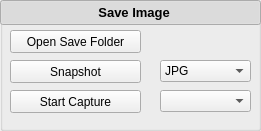
  <widget class="QGroupBox" name="grpBox_save">
   <property name="geometry">
    <rect>
     <x>10</x>
     <y>890</y>
     <width>261</width>
     <height>131</height>
    </rect>
   </property>
   <property name="title">
    <string/>
   </property>
   <widget class="QPushButton" name="head_save">
    <property name="geometry">
     <rect>
      <x>0</x>
      <y>0</y>
      <width>261</width>
      <height>25</height>
     </rect>
    </property>
    <property name="font">
     <font>
      <family>Tahoma</family>
      <pointsize>10</pointsize>
      <weight>75</weight>
      <bold>true</bold>
     </font>
    </property>
    <property name="text">
     <string>  Save Image</string>
    </property>
    <property name="checkable">
     <bool>true</bool>
    </property>
    <property name="checked">
     <bool>true</bool>
    </property>
   </widget>
   <widget class="QWidget" name="widget_save" native="true">
    <property name="geometry">
     <rect>
      <x>0</x>
      <y>20</y>
      <width>261</width>
      <height>101</height>
     </rect>
    </property>
    <widget class="QPushButton" name="btnSnapShot">
     <property name="enabled">
      <bool>true</bool>
     </property>
     <property name="geometry">
      <rect>
       <x>10</x>
       <y>40</y>
       <width>131</width>
       <height>23</height>
      </rect>
     </property>
     <property name="minimumSize">
      <size>
       <width>131</width>
       <height>23</height>
      </size>
     </property>
     <property name="maximumSize">
      <size>
       <width>131</width>
       <height>23</height>
      </size>
     </property>
     <property name="text">
      <string>Snapshot</string>
     </property>
    </widget>
    <widget class="QPushButton" name="btnStartSaveCap">
     <property name="geometry">
      <rect>
       <x>10</x>
       <y>70</y>
       <width>131</width>
       <height>23</height>
      </rect>
     </property>
     <property name="minimumSize">
      <size>
       <width>131</width>
       <height>23</height>
      </size>
     </property>
     <property name="maximumSize">
      <size>
       <width>131</width>
       <height>23</height>
      </size>
     </property>
     <property name="text">
      <string>Start Capture</string>
     </property>
    </widget>
    <widget class="QComboBox" name="comBoxSnapshotFormat">
     <property name="enabled">
      <bool>true</bool>
     </property>
     <property name="geometry">
      <rect>
       <x>160</x>
       <y>40</y>
       <width>91</width>
       <height>22</height>
      </rect>
     </property>
     <property name="minimumSize">
      <size>
       <width>91</width>
       <height>22</height>
      </size>
     </property>
     <property name="maximumSize">
      <size>
       <width>91</width>
       <height>22</height>
      </size>
     </property>
     <item>
      <property name="text">
       <string>JPG</string>
      </property>
     </item>
     <item>
      <property name="text">
       <string>PNG</string>
      </property>
     </item>
     <item>
      <property name="text">
       <string>BMP</string>
      </property>
     </item>
     <item>
      <property name="text">
       <string>TIFF</string>
      </property>
     </item>
     <item>
      <property name="text">
       <string>FIT</string>
      </property>
     </item>
    </widget>
    <widget class="QComboBox" name="comBoxCapFormat">
     <property name="geometry">
      <rect>
       <x>160</x>
       <y>70</y>
       <width>91</width>
       <height>22</height>
      </rect>
     </property>
     <property name="minimumSize">
      <size>
       <width>91</width>
       <height>22</height>
      </size>
     </property>
     <property name="maximumSize">
      <size>
       <width>91</width>
       <height>22</height>
      </size>
     </property>
    </widget>
    <widget class="QPushButton" name="btnOpenSaveFolder">
     <property name="enabled">
      <bool>true</bool>
     </property>
     <property name="geometry">
      <rect>
       <x>10</x>
       <y>10</y>
       <width>131</width>
       <height>23</height>
      </rect>
     </property>
     <property name="minimumSize">
      <size>
       <width>131</width>
       <height>23</height>
      </size>
     </property>
     <property name="maximumSize">
      <size>
       <width>131</width>
       <height>23</height>
      </size>
     </property>
     <property name="text">
      <string>Open Save Folder</string>
     </property>
    </widget>
   </widget>
  </widget>
